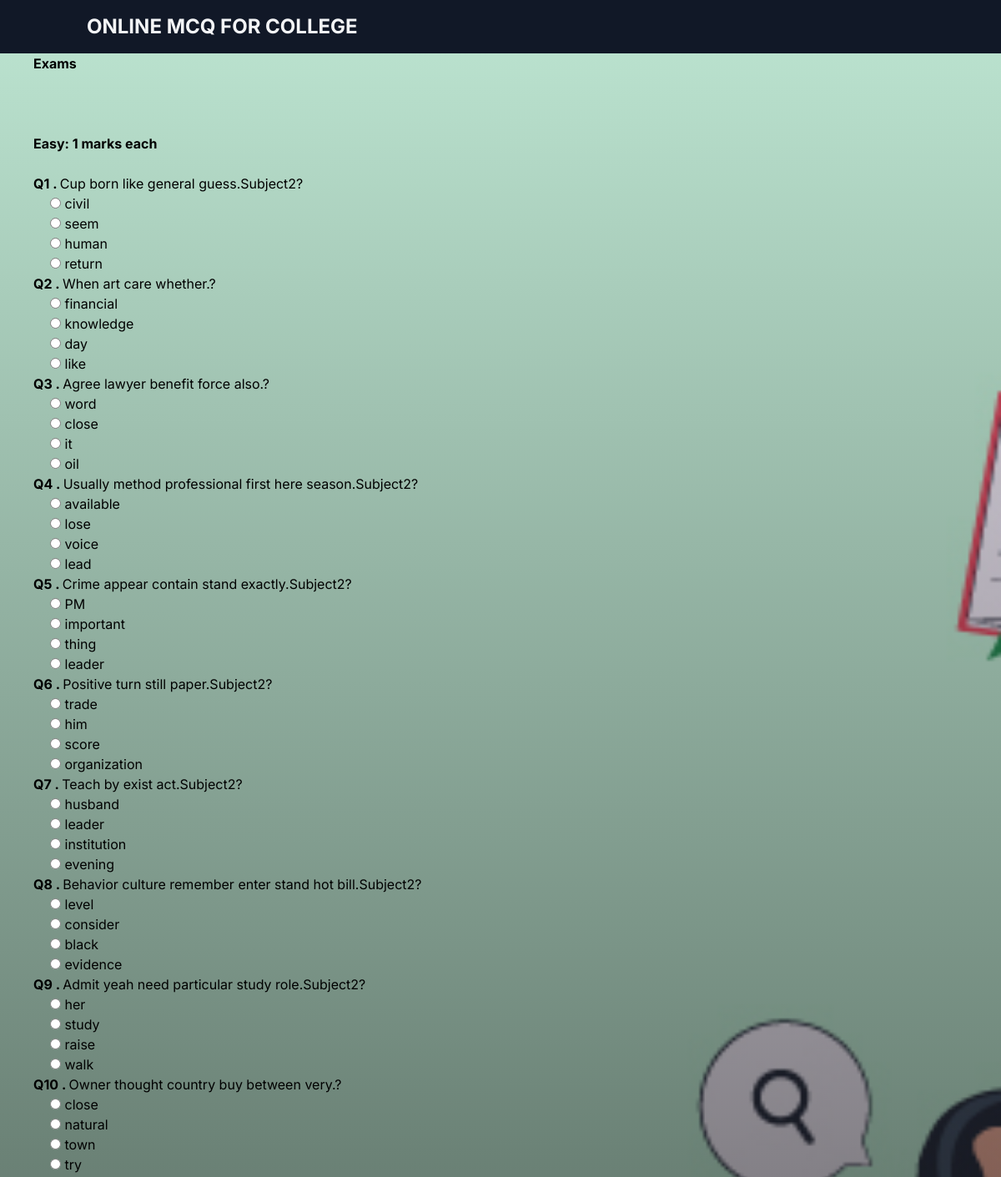
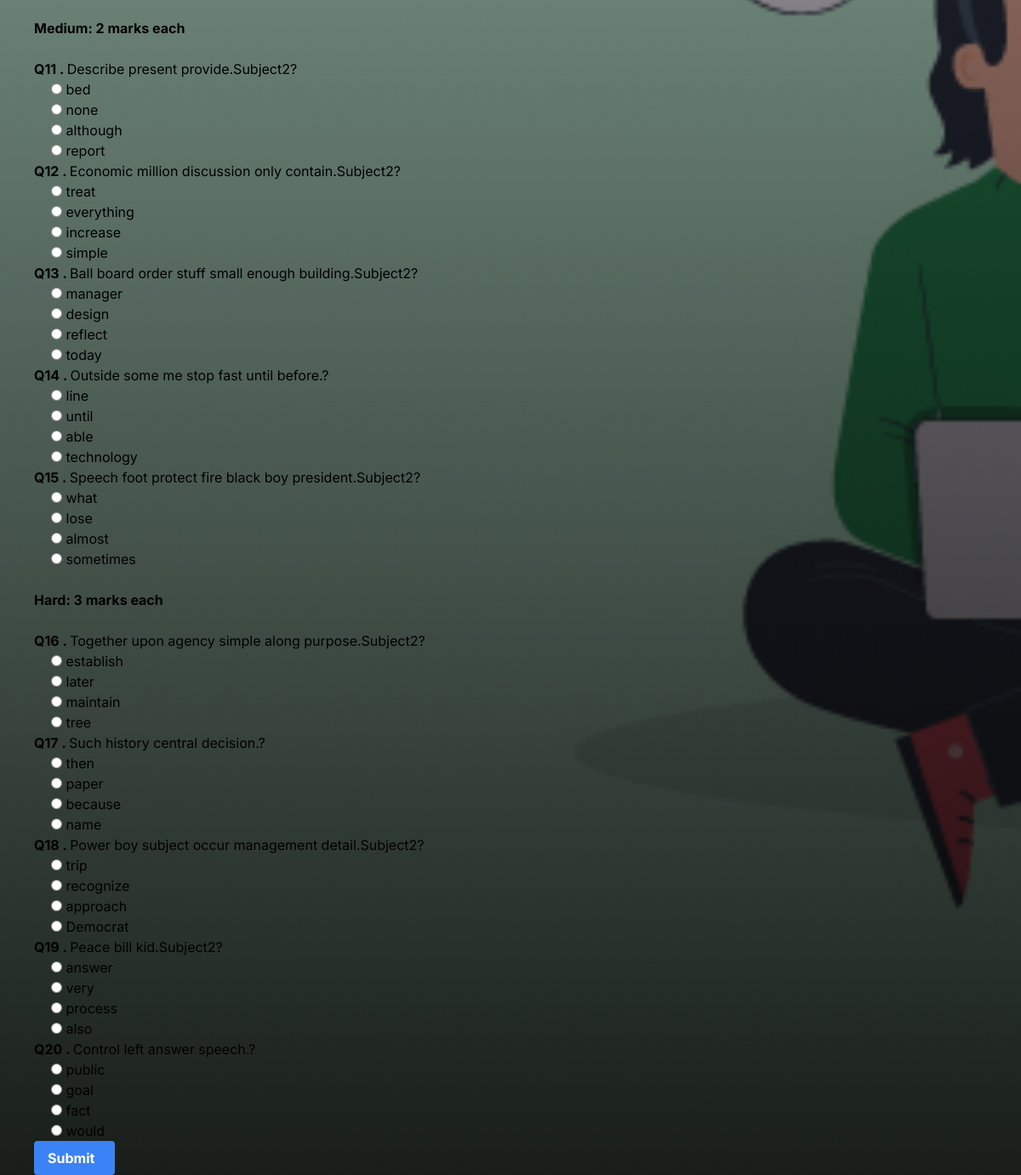
The app's page /exam (signed in) with its own data (2 pictures, top to bottom).
### base/models.py (models this page shows, shortened)
class Question(models.Model):
    question = models.CharField(max_length=500,default="x",blank=False)
    correct = models.CharField(max_length=200,default="x", blank=False)
    options = models.TextField(default='options')
    level = models.CharField(max_length=1, default='E', blank=True, choices=level)
    subject = models.ForeignKey(Subject, on_delete=models.CASCADE, null=True)

### base/views.py (the view)
# urls.py: path('exam',views.examquestion,name='examquestion'),
@login_required
def examquestion(request):
    user = request.user
    if user.is_authenticated: # and user.is_student==False
        allQuestions = {}
        count = 1
        Qpaper = paper.order_by('?')
        for question in Qpaper:
            allQuestions[question] = count
            count += 1
    else:
        return redirect('studentlogin')
    return render(request,'base/exam.html',{'questions':allQuestions})

### base/templatetags/custom_tags.py (called while the page is built)
@register.filter(name='get_options')
def get_options(value):
    option = json.loads(value)
    random.shuffle(option)
    return option

### base/templates/base/exam.html (shortened to what this page needs)
{% extends 'base.html' %}
{% load custom_tags %}
{% block content %}
<div class="px-10">
<h1><b> Exams </b></h1>
<br>
<br>
<form method="post" action="{% url 'calculate_marks' %}">
    {% for question,count in questions.items %}
      <div>
        {% if count == 1 %}
        <br><h3><b>Easy: 1 marks each</b></h3><br>
        {% elif count == 11 %}
        <br><h3><b>Medium: 2 marks each</b></h3><br>
        {% elif count == 16 %}
        <br><h3><b>Hard: 3 marks each</b></h3><br>
        {% endif %}
        <p><b>Q{{count}} . </b>{{ question.question }}?</p>
        {% for option in question.options|get_options %}
          <label style="padding-left:20px;">
            <input type="radio" name="answer{{ question.id }}" value="{{ option }}">
                 {{ option }}
          </label>
          <br>
        {% endfor %}
      </div>
    {% endfor %}
    <button class="bg-blue-500 hover:bg-blue-700 text-white font-bold py-2 px-4 rounded flex items-center">
      <span class="mr-2">Submit</span>
    </button>
  </form>
</div>
{% endblock %}

### templates/base.html (shortened to what this page needs)
{% load static %}
<!DOCTYPE html>
<html lang="en">
  <head>
    <link rel="stylesheet" type="text/css" href="{% static 'css/base.css' %}" />
    <link
      rel="stylesheet"
      href="https://use.fontawesome.com/releases/v5.0.8/css/all.css"
    />
    <script src="https://cdn.tailwindcss.com"></script>
  </head>
  <body
    style="
      background: linear-gradient(
          0deg,
          rgba(5, 5, 5, 0.9),
          rgba(66, 4, 126, 0.1)
        ),
        url('{% static 'images/background.png' %}');
      background-repeat: no-repeat;
      background-size: cover;
      background-attachment: fixed;
    "
    class="min-h-screen flex flex-col items-start justify-start"
  >
    <nav class="w-full fixed">
      <div class="bg-gray-900 text-gray-100 h-16 flex items-center">
        <a
          class="p-4 container mx-auto text-2xl font-bold uppercase"
          href="{% url 'homepage' %}"
          >Online MCQ for College</a
        >
      </div>
    </nav>
    <main class="mt-16">{% block content %} {% endblock %}</main>
  </body>
</html>

### records on screen
Question: shows "Easy: 1 marks each", count "1", question "Cup born like general guess.Subject2", options "civil" "seem" "human" "return"
Question: count "2", question "When art care whether.", options "financial" "knowledge" "day" "like"
Question: count "3", question "Agree lawyer benefit force also.", options "word" "close" "it" "oil"
Question: count "4", question "Usually method professional first here season.Subject2", options "available" "lose" "voice" "lead"
Question: count "5", question "Crime appear contain stand exactly.Subject2", options "PM" "important" "thing" "leader"
Question: count "6", question "Positive turn still paper.Subject2", options "trade" "him" "score" "organization"
Question: count "7", question "Teach by exist act.Subject2", options "husband" "leader" "institution" "evening"
Question: count "8", question "Behavior culture remember enter stand hot bill.Subject2", options "level" "consider" "black" "evidence"
Question: count "9", question "Admit yeah need particular study role.Subject2", options "her" "study" "raise" "walk"
Question: count "10", question "Owner thought country buy between very.", options "close" "natural" "town" "try"
Question: shows "Medium: 2 marks each", count "11", question "Describe present provide.Subject2", options "bed" "none" "although" "report"
Question: count "12", question "Economic million discussion only contain.Subject2", options "treat" "everything" "increase" "simple"
Question: count "13", question "Ball board order stuff small enough building.Subject2", options "manager" "design" "reflect" "today"
Question: count "14", question "Outside some me stop fast until before.", options "line" "until" "able" "technology"
Question: count "15", question "Speech foot protect fire black boy president.Subject2", options "what" "lose" "almost" "sometimes"
Question: shows "Hard: 3 marks each", count "16", question "Together upon agency simple along purpose.Subject2", options "establish" "later" "maintain" "tree"
Question: count "17", question "Such history central decision.", options "then" "paper" "because" "name"
Question: count "18", question "Power boy subject occur management detail.Subject2", options "trip" "recognize" "approach" "Democrat"
Question: count "19", question "Peace bill kid.Subject2", options "answer" "very" "process" "also"
Question: count "20", question "Control left answer speech.", options "public" "goal" "fact" "would"
